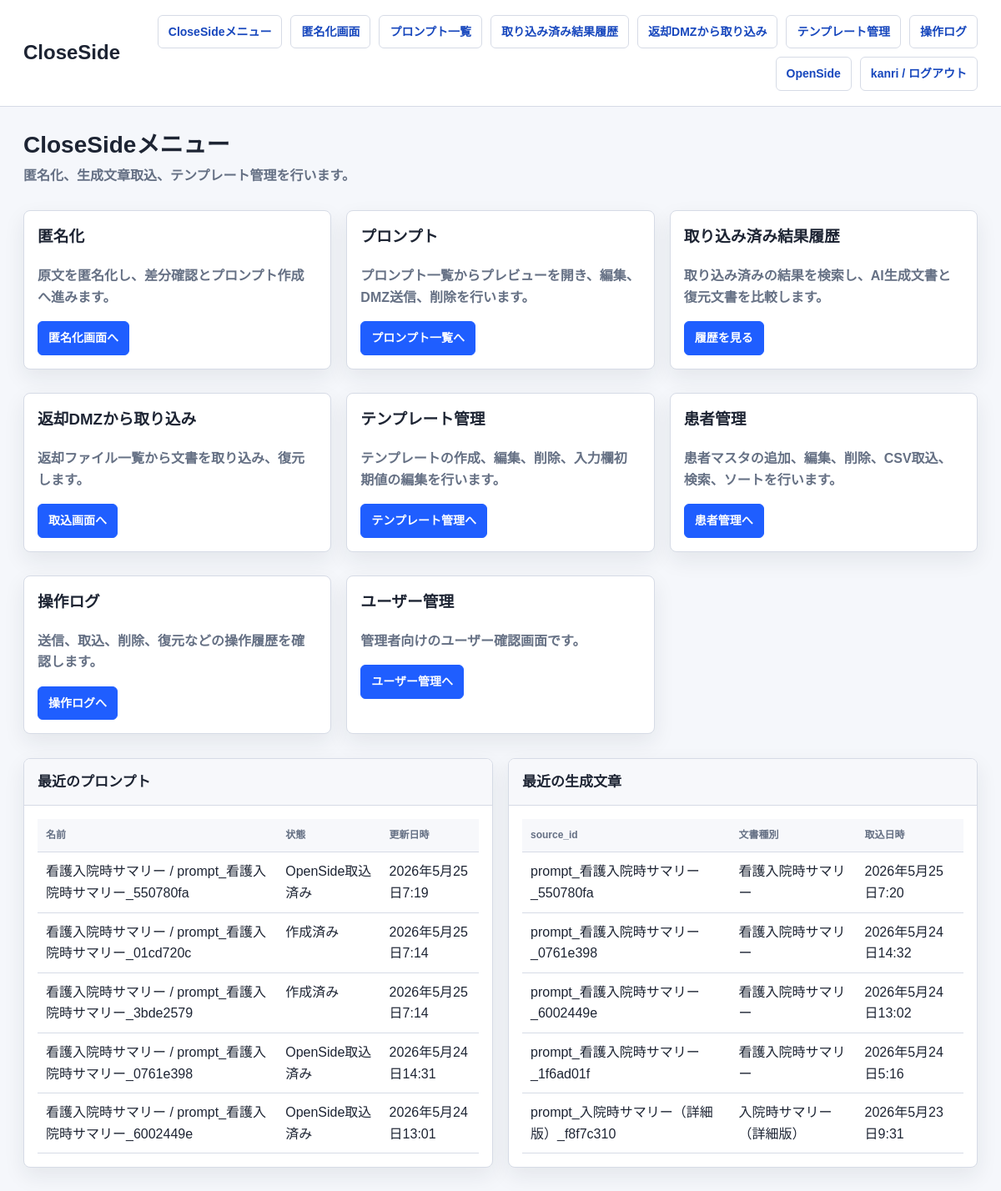
The page /close/ (signed in) on the database as committed earlier.
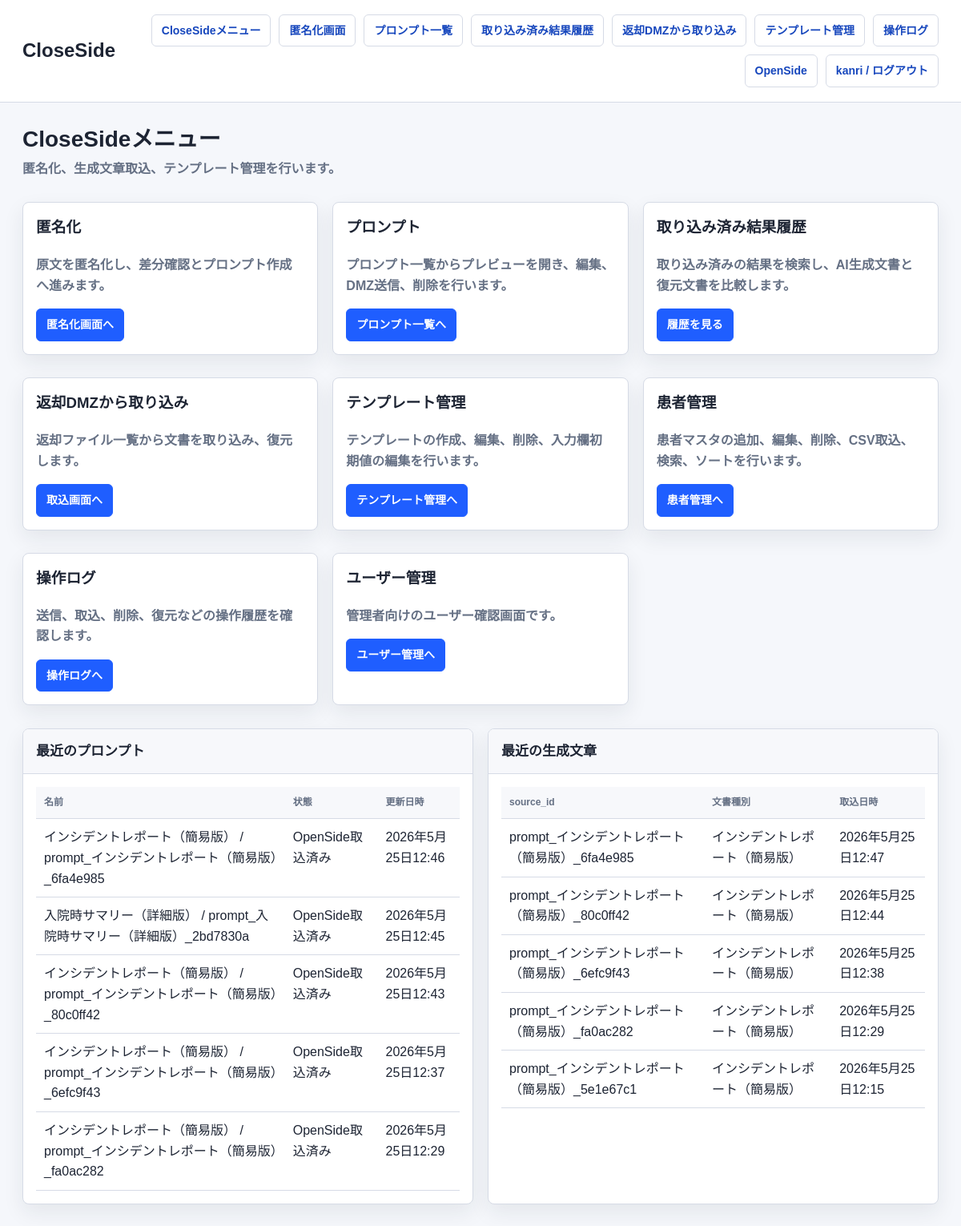
The same page on the database as committed later.
### anonymizer_app/models.py (models this page shows, shortened)
class Prompt(models.Model):
    STATUS_CHOICES = [
        ('draft', '作成済み'),
        ('sent_to_dmz', 'DMZ送信済み'),
        ('imported_to_open', 'OpenSide取込済み'),
    ]
    name = models.CharField(max_length=255)
    content = models.TextField()
    source_input_data = models.JSONField(blank=True, default=dict)
    source_id = models.CharField(max_length=255, blank=True, default='', db_index=True)
    owner = models.ForeignKey(settings.AUTH_USER_MODEL, null=True, blank=True, on_delete=models.SET_NULL)
    status = models.CharField(max_length=32, choices=STATUS_CHOICES, default='draft')
    created_at = models.DateTimeField(default=timezone.now)
    updated_at = models.DateTimeField(auto_now=True)

class RestoredResult(models.Model):
    STATUS_CHOICES = [
        ('imported', '取込済み'),
        ('deleted', '削除済み'),
    ]
    source_id = models.CharField(max_length=255, db_index=True)
    result_id = models.CharField(max_length=255, blank=True, default='')
    template_type = models.CharField(max_length=255, blank=True, default='')
    result_text = models.TextField()
    restored_text = models.TextField()
    result_json = models.JSONField(null=True, blank=True)
    imported_filename = models.CharField(max_length=255, blank=True, default='')
    reviewer = models.CharField(max_length=255, blank=True, default='')
    owner = models.ForeignKey(settings.AUTH_USER_MODEL, null=True, blank=True, on_delete=models.SET_NULL)
    status = models.CharField(max_length=32, choices=STATUS_CHOICES, default='imported')
    created_at = models.DateTimeField(default=timezone.now)
    updated_at = models.DateTimeField(auto_now=True)

### close_side/views.py (the view)
# urls.py: path('', lambda request: redirect('close_side:menu'), name='home'),
def menu(request):
    recent_prompts = _owned_queryset(Prompt.objects.all(), request.user).order_by('-updated_at')[:5]
    recent_results = _owned_queryset(RestoredResult.objects.all(), request.user).order_by('-created_at')[:5]
    return render(request, 'anonymizer_app/close_menu.html', {
        'recent_prompts': recent_prompts,
        'recent_results': recent_results,
    })

### anonymizer_app/network_policy.py (called while the page is built)
def network_policy() -> dict:
    return getattr(settings, 'NETWORK_POLICY', DEFAULT_NETWORK_POLICY)

def get_client_ip(request) -> str:
    forwarded_for = request.META.get('HTTP_X_FORWARDED_FOR', '')
    if getattr(settings, 'NETWORK_POLICY_TRUST_X_FORWARDED_FOR', True) and forwarded_for:
        return forwarded_for.split(',')[0].strip()
    return request.META.get('REMOTE_ADDR') or ''

def normalize_ip(value: str):
    try:
        return ip_address(value)
    except ValueError:
        return None

def _networks(cidrs: list[str]):
    networks = []
    for cidr in cidrs:
        try:
            networks.append(ip_network(cidr))
        except ValueError:
            continue
    return networks

def side_for_path(path: str) -> str:
    for side, rule in network_policy().items():
        if any(path.startswith(prefix) for prefix in rule.get('paths', [])):
            return side
    return ''

def allowed_cidrs_for_side(side: str) -> list[str]:
    rule = network_policy().get(side, {})
    cidrs = list(rule.get('cidrs', []))
    if getattr(settings, 'NETWORK_POLICY_ALLOW_LOOPBACK', False):
        cidrs.extend(LOOPBACK_CIDRS)
    return cidrs

### anonymizer_app/templates/anonymizer_app/close_menu.html (shortened to what this page needs)
{% extends "anonymizer_app/base.html" %}
{% block brand %}CloseSide{% endblock %}
{% block page_title %}CloseSideメニュー{% endblock %}
{% block page_subtitle %}<p class="page-subtitle">匿名化、生成文章取込、テンプレート管理を行います。</p>{% endblock %}
{% block content %}
  <section class="menu-grid">
    <article class="card">
      <h3>匿名化</h3>
      <p class="muted">原文を匿名化し、差分確認とプロンプト作成へ進みます。</p>
      <a class="button primary" href="{% url 'close_side:home' %}">匿名化画面へ</a>
    </article>
    <article class="card">
      <h3>プロンプト</h3>
      <p class="muted">プロンプト一覧からプレビューを開き、編集、DMZ送信、削除を行います。</p>
      <a class="button primary" href="{% url 'close_side:prompts_list' %}">プロンプト一覧へ</a>
    </article>
    <article class="card">
      <h3>取り込み済み結果履歴</h3>
      <p class="muted">取り込み済みの結果を検索し、AI生成文書と復元文書を比較します。</p>
      <a class="button primary" href="{% url 'close_side:result_history_list' %}">履歴を見る</a>
    </article>
    <article class="card">
      <h3>返却DMZから取り込み</h3>
      <p class="muted">返却ファイル一覧から文書を取り込み、復元します。</p>
      <a class="button primary" href="{% url 'close_side:result_import_list' %}">取込画面へ</a>
    </article>
    <article class="card">
      <h3>テンプレート管理</h3>
      <p class="muted">テンプレートの作成、編集、削除、入力欄初期値の編集を行います。</p>
      <a class="button primary" href="{% url 'close_side:templates_list' %}">テンプレート管理へ</a>
    </article>
    <article class="card">
      <h3>患者管理</h3>
      <p class="muted">患者マスタの追加、編集、削除、CSV取込、検索、ソートを行います。</p>
      <a class="button primary" href="{% url 'close_side:patient_list' %}">患者管理へ</a>
    </article>
    {% if request.user.is_staff or request.user.is_superuser %}
      <article class="card">
        <h3>操作ログ</h3>
        <p class="muted">送信、取込、削除、復元などの操作履歴を確認します。</p>
        <a class="button primary" href="{% url 'close_side:operation_logs' %}">操作ログへ</a>
      </article>
      <article class="card">
        <h3>ユーザー管理</h3>
        <p class="muted">管理者向けのユーザー確認画面です。</p>
        <a class="button primary" href="{% url 'close_side:user_list' %}">ユーザー管理へ</a>
      </article>
    {% endif %}
  </section>
  <section class="grid" style="margin-top:18px">
    <div class="panel">
      <div class="panel-header"><h3 class="panel-title">最近のプロンプト</h3></div>
      <div class="panel-body">
        {% if recent_prompts %}
          <table>
            <thead><tr><th>名前</th><th>状態</th><th>更新日時</th></tr></thead>
            <tbody>
              {% for prompt in recent_prompts %}
                <tr>
                  <td>{{ prompt.name }}</td>
                  <td>{{ prompt.get_status_display }}</td>
                  <td>{{ prompt.updated_at }}</td>
                </tr>
              {% endfor %}
            </tbody>
          </table>
        {% else %}
          <p class="empty">プロンプトはまだありません。</p>
        {% endif %}
      </div>
    </div>
    <div class="panel">
      <div class="panel-header"><h3 class="panel-title">最近の生成文章</h3></div>
      <div class="panel-body">
        {% if recent_results %}
          <table>
            <thead><tr><th>source_id</th><th>文書種別</th><th>取込日時</th></tr></thead>
            <tbody>
              {% for result in recent_results %}
                <tr>
                  <td>{{ result.source_id }}</td>
                  <td>{{ result.template_type }}</td>
                  <td>{{ result.created_at }}</td>
                </tr>
              {% endfor %}
            </tbody>
          </table>
        {% else %}
          <p class="empty">取り込み済み生成文章はまだありません。</p>
        {% endif %}
      </div>
    </div>
  </section>
{% endblock %}

Rows that differ between the two databases and show on the page:
no longer on this page (row unchanged): Prompt: name "看護入院時サマリー / prompt_看護入院時サマリー_550780fa", status "OpenSide取込済み", updated_at "2026年5月25日7:19"
no longer on this page (row unchanged): Prompt: name "看護入院時サマリー / prompt_看護入院時サマリー_01cd720c", status "作成済み", updated_at "2026年5月25日7:14"
no longer on this page (row unchanged): Prompt: name "看護入院時サマリー / prompt_看護入院時サマリー_3bde2579", status "作成済み", updated_at "2026年5月25日7:14"
no longer on this page (row unchanged): Prompt: name "看護入院時サマリー / prompt_看護入院時サマリー_0761e398", status "OpenSide取込済み", updated_at "2026年5月24日14:31"
no longer on this page (row unchanged): Prompt: name "看護入院時サマリー / prompt_看護入院時サマリー_6002449e", status "OpenSide取込済み", updated_at "2026年5月24日13:01"
no longer on this page (row unchanged): RestoredResult: source_id "prompt_看護入院時サマリー_550780fa", template_type "看護入院時サマリー", created_at "2026年5月25日7:20"
no longer on this page (row unchanged): RestoredResult: source_id "prompt_看護入院時サマリー_0761e398", template_type "看護入院時サマリー", created_at "2026年5月24日14:32"
no longer on this page (row unchanged): RestoredResult: source_id "prompt_看護入院時サマリー_6002449e", template_type "看護入院時サマリー", created_at "2026年5月24日13:02"
no longer on this page (row unchanged): RestoredResult: source_id "prompt_看護入院時サマリー_1f6ad01f", template_type "看護入院時サマリー", created_at "2026年5月24日5:16"
no longer on this page (row unchanged): RestoredResult: source_id "prompt_入院時サマリー（詳細版）_f8f7c310", template_type "入院時サマリー（詳細版）", created_at "2026年5月23日9:31"
added Prompt: name "インシデントレポート（簡易版） / prompt_インシデントレポート（簡易版）_6fa4e985", status "OpenSide取込済み", updated_at "2026年5月25日12:46"
added Prompt: name "入院時サマリー（詳細版） / prompt_入院時サマリー（詳細版）_2bd7830a", status "OpenSide取込済み", updated_at "2026年5月25日12:45"
added Prompt: name "インシデントレポート（簡易版） / prompt_インシデントレポート（簡易版）_80c0ff42", status "OpenSide取込済み", updated_at "2026年5月25日12:43"
added Prompt: name "インシデントレポート（簡易版） / prompt_インシデントレポート（簡易版）_6efc9f43", status "OpenSide取込済み", updated_at "2026年5月25日12:37"
added Prompt: name "インシデントレポート（簡易版） / prompt_インシデントレポート（簡易版）_fa0ac282", status "OpenSide取込済み", updated_at "2026年5月25日12:29"
added RestoredResult: source_id "prompt_インシデントレポート（簡易版）_6fa4e985", template_type "インシデントレポート（簡易版）", created_at "2026年5月25日12:47"
added RestoredResult: source_id "prompt_インシデントレポート（簡易版）_80c0ff42", template_type "インシデントレポート（簡易版）", created_at "2026年5月25日12:44"
added RestoredResult: source_id "prompt_インシデントレポート（簡易版）_6efc9f43", template_type "インシデントレポート（簡易版）", created_at "2026年5月25日12:38"
added RestoredResult: source_id "prompt_インシデントレポート（簡易版）_fa0ac282", template_type "インシデントレポート（簡易版）", created_at "2026年5月25日12:29"
added RestoredResult: source_id "prompt_インシデントレポート（簡易版）_5e1e67c1", template_type "インシデントレポート（簡易版）", created_at "2026年5月25日12:15"
